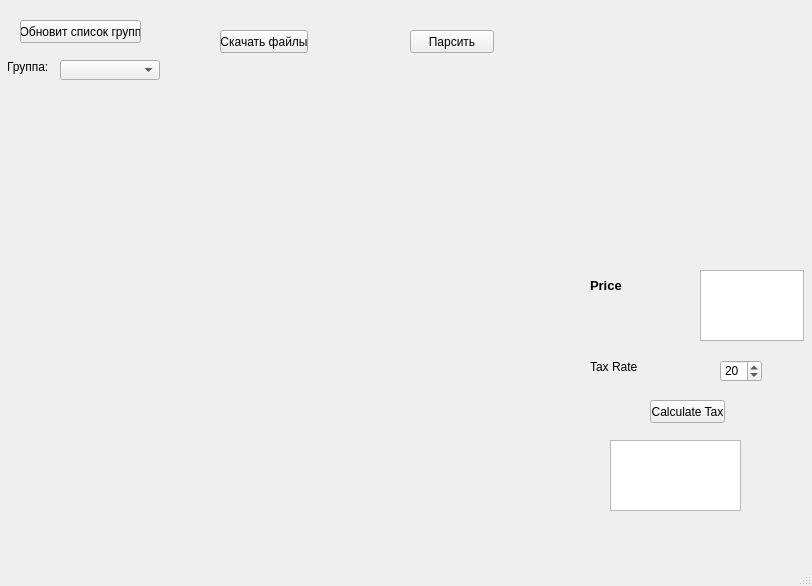
<?xml version="1.0" encoding="UTF-8"?>
<ui version="4.0">
 <class>MainWindow</class>
 <widget class="QMainWindow" name="MainWindow">
  <property name="geometry">
   <rect>
    <x>0</x>
    <y>0</y>
       <width>812</width>
       <height>586</height>
   </rect>
  </property>
  <property name="windowTitle">
   <string>Расписание</string>
  </property>
  <property name="windowIcon">
   <iconset>
    <normaloff>icon.png</normaloff>icon.png</iconset>
  </property>
  <widget class="QWidget" name="centralwidget">
   <widget class="QTextEdit" name="price_box">
    <property name="geometry">
     <rect>
      <x>700</x>
      <y>270</y>
      <width>104</width>
      <height>71</height>
     </rect>
    </property>
   </widget>
   <widget class="QLabel" name="label">
    <property name="geometry">
     <rect>
      <x>590</x>
      <y>270</y>
      <width>91</width>
      <height>31</height>
     </rect>
    </property>
    <property name="font">
     <font>
      <pointsize>10</pointsize>
      <weight>75</weight>
      <bold>true</bold>
     </font>
    </property>
    <property name="text">
     <string>Price</string>
    </property>
   </widget>
   <widget class="QSpinBox" name="tax_rate">
    <property name="geometry">
     <rect>
      <x>720</x>
      <y>360</y>
      <width>42</width>
      <height>22</height>
     </rect>
    </property>
    <property name="value">
     <number>20</number>
    </property>
   </widget>
   <widget class="QLabel" name="label_2">
    <property name="geometry">
     <rect>
      <x>590</x>
      <y>360</y>
      <width>47</width>
      <height>13</height>
     </rect>
    </property>
    <property name="text">
     <string>Tax Rate</string>
    </property>
   </widget>
   <widget class="QPushButton" name="calc_tax_button">
    <property name="geometry">
     <rect>
      <x>650</x>
      <y>400</y>
      <width>75</width>
      <height>23</height>
     </rect>
    </property>
    <property name="text">
     <string>Calculate Tax</string>
    </property>
   </widget>
   <widget class="QTextEdit" name="results_window">
    <property name="geometry">
     <rect>
      <x>610</x>
      <y>440</y>
      <width>131</width>
      <height>71</height>
     </rect>
    </property>
   </widget>
      <widget class="QPushButton" name="updGlButton">
          <property name="geometry">
              <rect>
                  <x>20</x>
                  <y>20</y>
                  <width>121</width>
                  <height>23</height>
              </rect>
          </property>
          <property name="text">
              <string>Обновит список групп</string>
          </property>
      </widget>
      <widget class="QPushButton" name="dwnldButton">
    <property name="geometry">
     <rect>
         <x>220</x>
         <y>30</y>
         <width>88</width>
         <height>23</height>
     </rect>
    </property>
          <property name="text">
              <string>Скачать файлы</string>
          </property>
      </widget>
      <widget class="QPushButton" name="parseButton">
          <property name="geometry">
              <rect>
                  <x>410</x>
                  <y>30</y>
                  <width>84</width>
                  <height>23</height>
              </rect>
          </property>
          <property name="text">
              <string>Парсить</string>
          </property>
      </widget>
      <widget class="QLabel" name="label_3">
          <property name="geometry">
              <rect>
                  <x>7</x>
                  <y>59</y>
                  <width>40</width>
                  <height>16</height>
              </rect>
          </property>
          <property name="text">
              <string>Группа:</string>
          </property>
      </widget>
      <widget class="QComboBox" name="groupComboBox">
          <property name="geometry">
              <rect>
                  <x>60</x>
                  <y>60</y>
                  <width>100</width>
                  <height>20</height>
              </rect>
          </property>
          <property name="sizePolicy">
              <sizepolicy hsizetype="Minimum" vsizetype="Fixed">
                  <horstretch>0</horstretch>
                  <verstretch>0</verstretch>
              </sizepolicy>
          </property>
          <property name="minimumSize">
              <size>
                  <width>100</width>
                  <height>0</height>
              </size>
          </property>
          <property name="baseSize">
              <size>
                  <width>100</width>
                  <height>0</height>
              </size>
          </property>
   </widget>
  </widget>
  <widget class="QMenuBar" name="menubar">
   <property name="geometry">
    <rect>
     <x>0</x>
     <y>0</y>
        <width>812</width>
     <height>21</height>
    </rect>
   </property>
  </widget>
  <widget class="QStatusBar" name="statusbar"/>
 </widget>
 <resources/>
 <connections/>
</ui>
